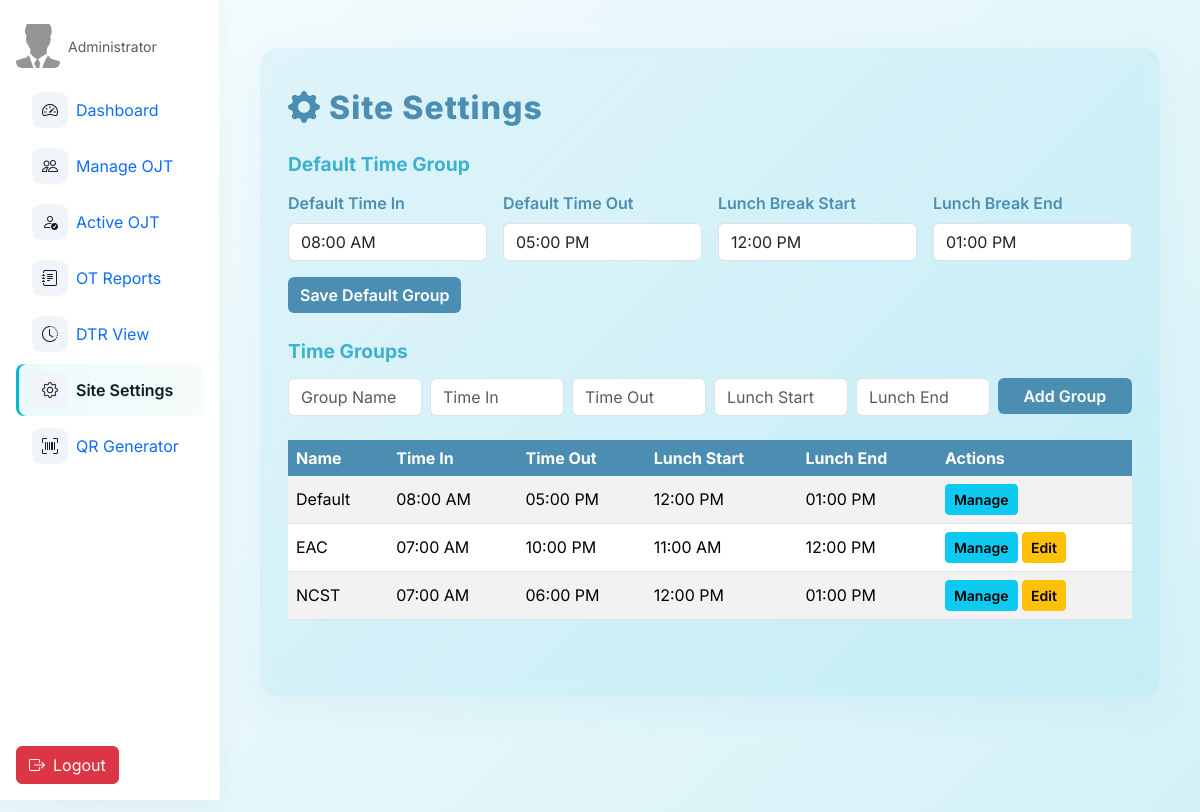
The app's page /admin/sitesettings.php (signed in) with its own data.
### tables this page shows
CREATE TABLE `time_groups` (
  `id` int(11) NOT NULL,
  `name` varchar(255) NOT NULL,
  `time_in` time NOT NULL,
  `time_out` time NOT NULL,
  `lunch_start` time DEFAULT '12:00:00',
  `lunch_end` time DEFAULT '13:00:00'
);

### admin/sitesettings.php (the view, shortened to what this page needs)
<?php
include 'nav.php';
$stmt = $oat->prepare("SELECT time_in, time_out, lunch_start, lunch_end FROM time_groups WHERE name = 'Default' LIMIT 1");
$stmt->execute();
$settings = $stmt->get_result()->fetch_assoc();
$default_time_in = $settings['time_in'] ?? '08:00:00';
$default_time_out = $settings['time_out'] ?? '17:00:00';
$lunch_start = $settings['lunch_start'] ?? '12:00:00';
$lunch_end = $settings['lunch_end'] ?? '14:00:00';
$time_groups = $oat->query("SELECT * FROM time_groups ORDER BY name");
?>
<!DOCTYPE html>
<html lang="en">
<head>
    <link href="https://cdn.jsdelivr.net/npm/bootstrap@5.3.2/dist/css/bootstrap.min.css" rel="stylesheet">
    <link rel="stylesheet" href="https://cdn.jsdelivr.net/npm/flatpickr/dist/flatpickr.min.css">
</head>
<body>
    <div class="glass">
        <div class="settings-title"><i class="bi bi-gear-fill me-2"></i>Site Settings</div>
        <form method="post" class="mb-4">
            <div class="section-title">Default Time Group</div>
            <div class="row g-3">
                <div class="col-md-3">
                    <label for="default_time_in" class="form-label">Default Time In</label>
                    <input type="text" id="default_time_in" name="default_time_in" class="form-control time-picker" value="<?= htmlspecialchars(date('h:i A', strtotime($default_time_in))) ?>" required>
                </div>
                <div class="col-md-3">
                    <label for="default_time_out" class="form-label">Default Time Out</label>
                    <input type="text" id="default_time_out" name="default_time_out" class="form-control time-picker" value="<?= htmlspecialchars(date('h:i A', strtotime($default_time_out))) ?>" required>
                </div>
                <div class="col-md-3">
                    <label for="lunch_start" class="form-label">Lunch Break Start</label>
                    <input type="text" id="lunch_start" name="lunch_start" class="form-control time-picker" value="<?= htmlspecialchars(date('h:i A', strtotime($lunch_start))) ?>" required>
                </div>
                <div class="col-md-3">
                    <label for="lunch_end" class="form-label">Lunch Break End</label>
                    <input type="text" id="lunch_end" name="lunch_end" class="form-control time-picker" value="<?= htmlspecialchars(date('h:i A', strtotime($lunch_end))) ?>" required>
                </div>
            </div>
            <button type="submit" class="btn btn-primary mt-3">Save Default Group</button>
        </form>
        <div class="section-title">Time Groups</div>
        <form method="post" class="mb-4">
            <div class="row g-2">
                <div class="col-md-2">
                    <input type="text" name="group_name" class="form-control" placeholder="Group Name" required>
                </div>
                <div class="col-md-2">
                    <input type="text" name="group_time_in" class="form-control time-picker" placeholder="Time In" required>
                </div>
                <div class="col-md-2">
                    <input type="text" name="group_time_out" class="form-control time-picker" placeholder="Time Out" required>
                </div>
                <div class="col-md-2">
                    <input type="text" name="group_lunch_start" class="form-control time-picker" placeholder="Lunch Start" required>
                </div>
                <div class="col-md-2">
                    <input type="text" name="group_lunch_end" class="form-control time-picker" placeholder="Lunch End" required>
                </div>
                <div class="col-md-2">
                    <button type="submit" name="add_time_group" class="btn btn-success w-100">Add Group</button>
                </div>
            </div>
        </form>
        <div class="table-responsive mb-4">
            <table class="table table-striped align-middle">
                <thead>
                    <tr>
                        <th>Name</th>
                        <th>Time In</th>
                        <th>Time Out</th>
                        <th>Lunch Start</th>
                        <th>Lunch End</th>
                        <th>Actions</th>
                    </tr>
                </thead>
                <tbody>
                    <?php while ($group = $time_groups->fetch_assoc()): ?>
                        <tr>
                            <td><?= htmlspecialchars($group['name']) ?></td>
                            <td><?= date('h:i A', strtotime($group['time_in'])) ?></td>
                            <td><?= date('h:i A', strtotime($group['time_out'])) ?></td>
                            <td><?= date('h:i A', strtotime($group['lunch_start'])) ?></td>
                            <td><?= date('h:i A', strtotime($group['lunch_end'])) ?></td>
                            <td>
                                <button class="btn btn-sm btn-info" onclick="showGroupUsersModal(<?= $group['id'] ?>, '<?= htmlspecialchars($group['name'], ENT_QUOTES) ?>')">Manage</button>
                                <?php if ($group['name'] !== 'Default'): ?>
                                <button class="btn btn-sm btn-warning" onclick="showEditTimeGroupModal(<?= $group['id'] ?>, '<?= htmlspecialchars($group['name'], ENT_QUOTES) ?>', '<?= htmlspecialchars($group['time_in'], ENT_QUOTES) ?>', '<?= htmlspecialchars($group['time_out'], ENT_QUOTES) ?>', '<?= htmlspecialchars($group['lunch_start'], ENT_QUOTES) ?>', '<?= htmlspecialchars($group['lunch_end'], ENT_QUOTES) ?>')">Edit</button>
                                <?php endif; ?>
                            </td>
                        </tr>
                    <?php endwhile; ?>
                </tbody>
            </table>
        </div>
    </div>
</body>
</html>

### admin/nav.php (style rules this page uses)
:root { --sb-w:220px; --sb-cw:72px; }
body { padding-left: var(--sb-w); transition: padding-left .18s ease; font-family: 'Inter', sans-serif; }

### admin/sitesettings.php (style rules this page uses)
:root { --primary: #4c8eb1; --primary-dark: #3cb2cc; --light: #f8fafc; --dark: #0f172a; --border: #e2e8f0; }
body { background: linear-gradient(135deg, #f6fcfe 0%, #e3f6fa 60%, #d2f1f7 100%); font-family: 'Inter', sans-serif; min-height: 100vh; }
.glass { background: rgba(60, 178, 204, 0.09); border-radius: 18px; box-shadow: 0 12px 36px rgba(60,178,204,0.08); max-width: 900px; margin: 48px auto; padding: 36px 28px; backdrop-filter: blur(6px) saturate(120%); }
.settings-title { font-size: 2rem; font-weight: 800; color: var(--primary); margin-bottom: 18px; letter-spacing: 1px; }
.section-title { font-size: 1.2rem; font-weight: 700; color: var(--primary-dark); margin-bottom: 12px; }
.form-label { font-weight: 600; color: var(--primary); }
.btn-primary, .btn-success { background: var(--primary); border: none; font-weight: 600; }
.btn-info, .btn-warning { font-weight: 600; }
.table th { background: var(--primary); color: #fff; border: none; }
.table td { vertical-align: middle; }

### records on screen
time_groups: default_time_in "08:00 AM", default_time_out "05:00 PM", lunch_start "12:00 PM", lunch_end "01:00 PM", name "Default", time_in "08:00 AM", time_out "05:00 PM"
time_groups: name "EAC", time_in "07:00 AM", time_out "10:00 PM", lunch_start "11:00 AM", lunch_end "12:00 PM"
time_groups: name "NCST", time_in "07:00 AM", time_out "06:00 PM", lunch_start "12:00 PM", lunch_end "01:00 PM"
